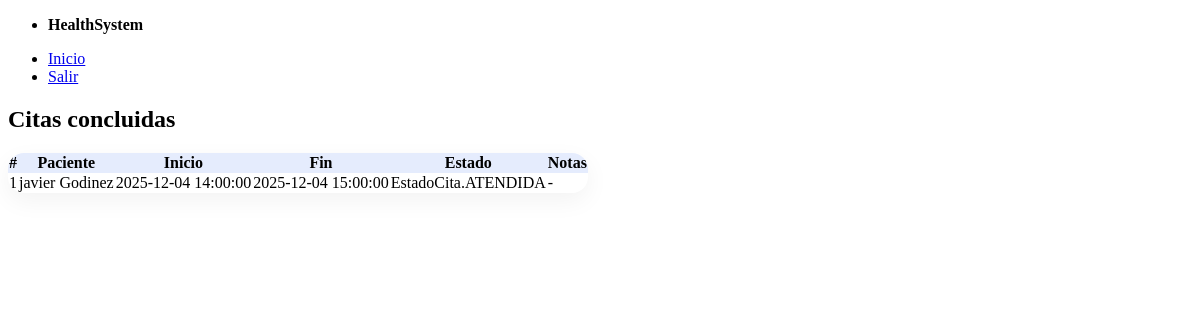
/doctor/consultas/concluidas (signed in), run on an earlier commit of the app's database.
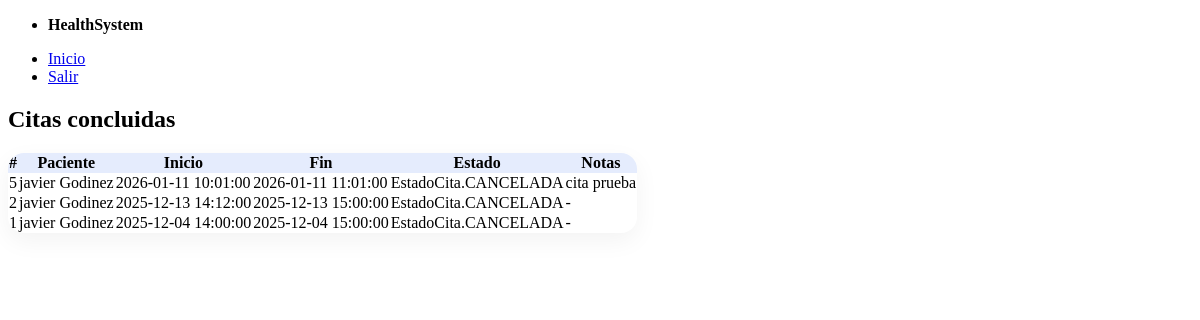
And on a later commit of the database.
### models.py (models this page shows, shortened)
class Cita(Base):
    __tablename__ = "citas"
    id = Column(Integer, primary_key=True)
    medico_id = Column(Integer, ForeignKey("medicos.id"), nullable=False, index=True)
    paciente_id = Column(Integer, ForeignKey("usuarios.id"), nullable=False, index=True)
    start_at = Column(DateTime, nullable=False, index=True)
    end_at = Column(DateTime, nullable=False, index=True)
    estado = Column(SAEnum(EstadoCita), default=EstadoCita.PENDIENTE, nullable=False)
    notas = Column(String, nullable=True)
    medico = relationship("Medico", back_populates="citas")
    paciente = relationship("Usuario")

class Usuario(Base, UserMixin):
    __tablename__ = "usuarios"
    id = Column(Integer, primary_key=True)
    nombre = Column(String, nullable=False)
    apellido = Column(String, nullable=False)
    email = Column(String, unique=True, index=True, nullable=False)
    password_hash = Column(String, nullable=False)
    tipo = Column(SAEnum(TipoUsuario), default=TipoUsuario.PACIENTE, nullable=False)
    medico = relationship("Medico", back_populates="usuario", uselist=False)
    expediente = relationship("Expediente", back_populates="paciente", uselist=False)

### app.py (the view)
@app.route("/doctor/consultas/concluidas")
@login_required
def doctor_concluidas():
    if current_user.tipo != TipoUsuario.MEDICO:
        abort(403)
    with get_db() as db:
        medico = db.query(Medico).filter(Medico.usuario_id == current_user.id).first()
        if not medico:
            flash("No hay registro de médico asociado a tu usuario.", "warning")
            return redirect(url_for("dashboard"))
        citas = (
            db.query(Cita)
            .options(
                joinedload(Cita.paciente),
                joinedload(Cita.medico).joinedload(Medico.usuario),
            )
            .filter(
                Cita.medico_id == medico.id,
                Cita.estado.in_([EstadoCita.ATENDIDA, EstadoCita.CANCELADA]),
            )
            .order_by(Cita.start_at.desc())
            .all()
        )
    return render_template("doctor_concluidas.html", citas=citas, EstadoCita=EstadoCita)

### app.py (called while the page is built)
@contextmanager
def get_db():
    db = SessionLocal()
    try:
        yield db
        db.commit()
    except Exception:
        db.rollback()
        raise
    finally:
        db.close()

@login_manager.user_loader
def load_user(user_id):
    with get_db() as db:
        return db.get(Usuario, int(user_id))

### templates/doctor_concluidas.html (shortened to what this page needs)
{% extends "_layout.html" %}
{% block content %}
<h2>Citas concluidas</h2>
{% if citas|length == 0 %}
  <p>No tienes citas concluidas.</p>
{% else %}
  <table>
    <thead>
      <tr>
        <th>#</th>
        <th>Paciente</th>
        <th>Inicio</th>
        <th>Fin</th>
        <th>Estado</th>
        <th>Notas</th>
      </tr>
    </thead>
    <tbody>
      {% for c in citas %}
      <tr>
        <td>{{ c.id }}</td>
        <td>{{ c.paciente.nombre }} {{ c.paciente.apellido }}</td>
        <td>{{ c.start_at }}</td>
        <td>{{ c.end_at }}</td>
        <td>{{ c.estado }}</td>
        <td>{{ c.notas or '-' }}</td>
      </tr>
      {% endfor %}
    </tbody>
  </table>
{% endif %}
{% endblock %}

What changed in the data, as far as the page shows it:
added Cita: id "5", paciente.nombre "javier", paciente.apellido "Godinez", start_at "2026-01-11 10:01:00", end_at "2026-01-11 11:01:00", estado "EstadoCita.CANCELADA", notas "cita prueba"
now on this page (row edited): Cita: id "2", paciente.nombre "javier", paciente.apellido "Godinez", start_at "2025-12-13 14:12:00", end_at "2025-12-13 15:00:00", estado "EstadoCita.CANCELADA", notas "-"
changed Cita id 1: estado "EstadoCita.ATENDIDA" → "EstadoCita.CANCELADA"
